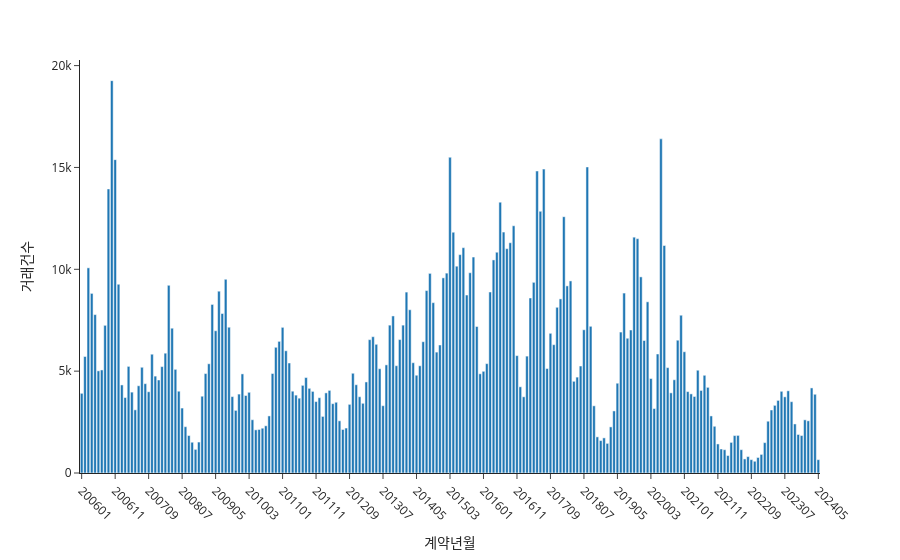

Notebook code cell kept with this figure:
### Code cell
# 월별 거래 건수
cnt = (sa.groupby('계약년월')['NO']
       .count().reset_index())
cnt.columns = ['계약년월', '거래건수']
cnt['계약년월'] = cnt['계약년월'].astype(str)

fig = px.bar(cnt, x='계약년월', y='거래건수',
             template='simple_white')
fig.update_xaxes(tickangle=45, nticks=24)
fig.show()

### Figure 1 — Plotly figure (JSON) as saved in the notebook; plotly's stock layout.template omitted (floating-point values rounded to 4 significant figures; data arrays with more than 128 entries replaced by an {"elided": "..."} marker saying what was removed)
{"data": [{"hovertemplate": "계약년월=%{x}<br>거래건수=%{y}<extra></extra>", "legendgroup": "", "marker": {"color": "#1F77B4", "pattern": {"shape": ""}}, "name": "", "orientation": "v", "showlegend": false, "textposition": "auto", "type": "bar", "x": {"elided": "221 str values"}, "xaxis": "x", "y": {"elided": "221 int values"}, "yaxis": "y"}], "layout": {"barmode": "relative", "legend": {"tracegroupgap": 0}, "margin": {"t": 60}, "xaxis": {"anchor": "y", "domain": [0, 1], "nticks": 24, "tickangle": 45, "title": {"text": "계약년월"}}, "yaxis": {"anchor": "x", "domain": [0, 1], "title": {"text": "거래건수"}}}}
